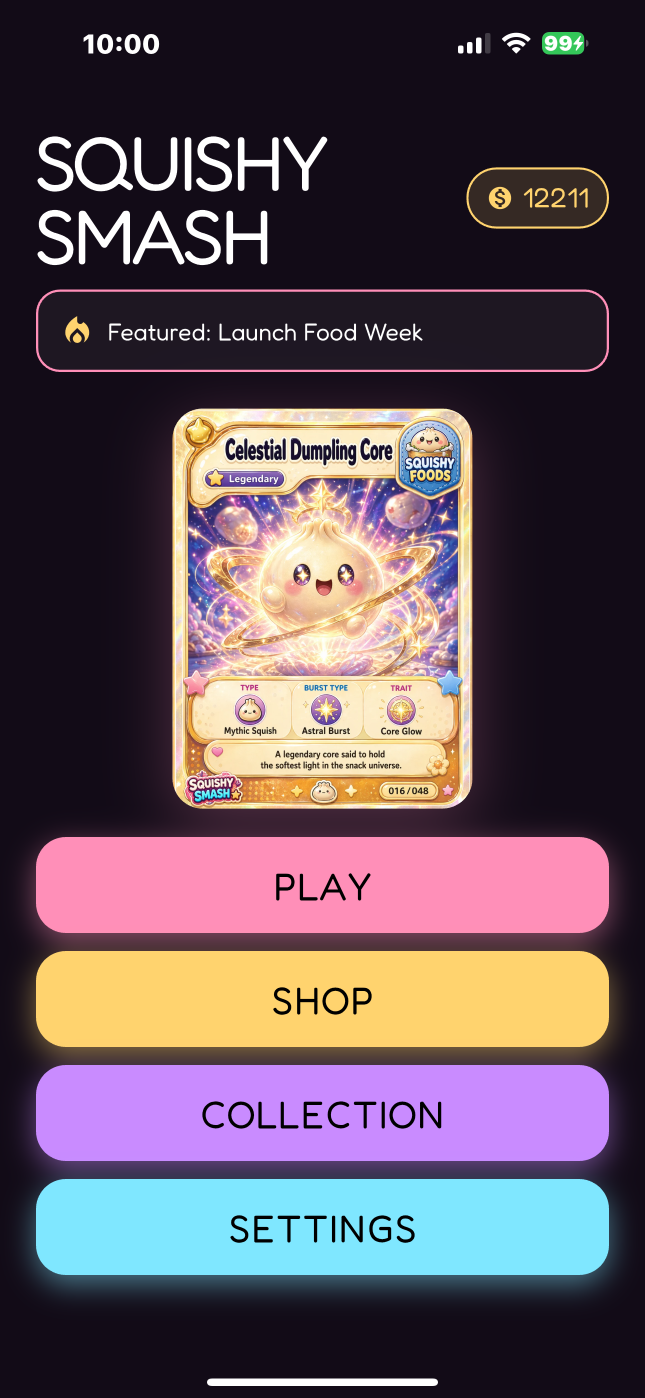
#> input picture screenshots/raw/01_menu_floating_mascot.PNG, 1290 x 2796 px (shown at 1/2 size)
$ python -i build_screenshots.py   (imports and definitions only)
#> lines starting #> are read from the running program, lines starting #| are printed output that depends on the picture
"""
Build captioned App Store screenshots from `screenshots/raw/`.

Apple's iPhone 6.7" Display spec is 1290 x 2796 portrait. Output PNGs
preserve those EXACT pixel dimensions — Apple rejects screenshots that
don't match the device-class spec.

Design (per UI-design subagent spec, redesigned 2026-04-25):

- Single dark-plum band (#1A0F22) at 240 px tall — covers iOS status
  bar plus 120 px of breathing room. Solid fill, no gradient. Behaves
  as editorial chrome across all 10 screenshots regardless of their
  background palette (so the pink no longer fights the neon shot).
- Brand bunny mark (64 x 64) at top-left of band + 12 px pink accent
  dot. The pink moves out of the band fill and into a small mark, so
  it stays in the brand system without dominating any single image.
- Caption auto-fits via binary search inside a 1010 x 160 px box,
  font range 64-110 px. Tracking -8 at >= 90 px, -4 below. Single
  line only. Cream type (#FFD36E) with a 4 px drop shadow in dark
  plum at 55% alpha for crisp separation.
- Bottom-of-band 2 px hairline rule in cream at 40% alpha replaces
  the previous heavy dark-plum bar.

Usage:
    python screenshots/build/build_screenshots.py
"""

from __future__ import annotations

import sys
from pathlib import Path

from PIL import Image, ImageDraw, ImageFont

ROOT = Path(__file__).resolve().parents[2]
RAW_DIR = ROOT / "screenshots" / "raw"
OUT_DIR = ROOT / "screenshots" / "captioned"
FONT_PATH = ROOT / "website" / "public" / "fonts" / "Fredoka.ttf"
BRAND_ICON = ROOT / "branding" / "icon" / "squishy_smash_icon_bunny_v1.png"

# ---------------------------------------------------------------------------
# Tokens (locked by UI design spec)
# ---------------------------------------------------------------------------

BAND_HEIGHT_PX = 240               # absolute, locked to status-bar geometry
BAND_FILL = (26, 15, 34)           # #1A0F22 — one shade lighter than #120B17
CREAM = (255, 211, 110)            # #FFD36E — caption text
BRAND_PINK = (255, 143, 184)       # #FF8FB8 — bunny mark + accent dot
SHADOW_RGBA = (18, 11, 23, 140)    # #120B178C — caption drop shadow
RULE_RGBA = (255, 211, 110, 102)   # #FFD36E66 — bottom hairline rule

CAPTION_FONT_MIN = 64
CAPTION_FONT_MAX = 110
CAPTION_BOX = (1010, 160)          # text box inside band
CAPTION_ORIGIN = (140, 40)         # top-left of text box (band-relative)

BUNNY_SIZE = 64
BUNNY_MARGIN_LEFT = 32
DOT_SIZE = 12
DOT_GAP = 24                       # gap between bunny right edge and dot left edge
SHADOW_OFFSET = (0, 4)
RULE_HEIGHT = 2

# ---------------------------------------------------------------------------
# Captions (slot order, by NN prefix)
# ---------------------------------------------------------------------------

CAPTIONS: dict[str, str] = {
    "01": "Tap. Squish. Collect.",
    "02": "Smash to reveal.",
    "03": "Every burst, a new world.",
    "04": "Three packs to discover.",
    "05": "Chain combos for big rewards.",
    "06": "Soft. Sweet. Satisfying.",
    "07": "A soft, sparkly world.",
    "08": "48 squishies to collect.",
    "09": "Save coins. Unlock legends.",
    "10": "No ads. No sign-up. Just play.",
}


def find_caption(filename: str) -> str | None:
    return CAPTIONS.get(filename.split("_", 1)[0])


# ---------------------------------------------------------------------------
# Typography helpers
# ---------------------------------------------------------------------------

def _tracking_for_size(size: int) -> int:
    """Per spec: -8 px tracking at >= 90 px, -4 px below."""
    return -8 if size >= 90 else -4


# [44 lines left out: functions measure_with_tracking, fit_caption_font, draw_text_with_tracking, not called in this run]


# ---------------------------------------------------------------------------
# Brand mark + accent dot
# ---------------------------------------------------------------------------

def _bunny_mark_image() -> Image.Image:
    """Load the brand bunny icon, recolor as a pink silhouette, and
    return a 64 x 64 RGBA image. Falls back to a placeholder (pink
    filled circle with two ear rectangles) if the icon is missing."""
    if BRAND_ICON.exists():
        icon = Image.open(BRAND_ICON).convert("RGBA")
        icon = icon.resize((BUNNY_SIZE, BUNNY_SIZE), Image.Resampling.LANCZOS)
        # Recolor: keep alpha, replace RGB with brand pink so the mark
        # reads as a single brand atom regardless of the original icon's
        # internal color treatment.
        silhouette = Image.new("RGBA", icon.size, BRAND_PINK + (0,))
        silhouette.putalpha(icon.getchannel("A"))
        return silhouette

    # Placeholder: filled circle + 2 rounded-rect ears
    img = Image.new("RGBA", (BUNNY_SIZE, BUNNY_SIZE), (0, 0, 0, 0))
    d = ImageDraw.Draw(img)
    # Body (circle)
    d.ellipse([(8, 16), (56, 64)], fill=BRAND_PINK + (255,))
    # Left ear
    d.rounded_rectangle([(14, 0), (28, 28)], radius=7,
                        fill=BRAND_PINK + (255,))
    # Right ear
    d.rounded_rectangle([(36, 0), (50, 28)], radius=7,
                        fill=BRAND_PINK + (255,))
    return img


def _draw_brand_mark(canvas: Image.Image) -> None:
    bunny = _bunny_mark_image()
    y = (BAND_HEIGHT_PX - BUNNY_SIZE) // 2  # vertically center in band
    canvas.alpha_composite(bunny, (BUNNY_MARGIN_LEFT, y))


# [7 lines left out: function _draw_accent_dot, not called in this run]


# ---------------------------------------------------------------------------
# Compositor
# ---------------------------------------------------------------------------

def caption_screenshot(raw_path: Path, out_path: Path) -> tuple[int, int]:
    """Composite a caption band over the top of the raw screenshot.
    Output PNG has the SAME dimensions as the input — Apple's spec.
    Returns the (width, height) for verification."""
#> called with raw_path = '../raw/01_menu_floating_mascot.PNG', out_path = 'out.png'
    base = Image.open(raw_path).convert("RGB")
#> base is the input picture: PIL image 1290x2796 RGB; mean R, G, B 98.6, 82.7, 91.8
    w, h = base.size
#> w = 1290; h = 2796

    # Work in RGBA so the drop shadow + hairline rule alpha-composite
    # cleanly. Convert back to RGB before saving so the output format
    # matches the source.
    canvas = base.convert("RGBA")

    # 1) Solid band fill
    band = Image.new("RGBA", (w, BAND_HEIGHT_PX), BAND_FILL + (255,))
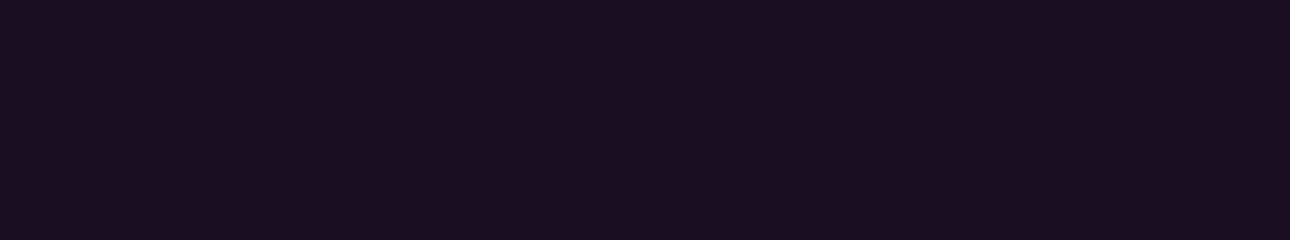
#> band: PIL image 1290x240 RGBA; mean R, G, B, A 26, 15, 34, 255
    canvas.alpha_composite(band, (0, 0))

    # 2) Brand bunny mark + accent dot
    _draw_brand_mark(canvas)
#> in _bunny_mark_image, `img = Image.new("RGBA", (BUNNY_SIZE, BUNNY_SIZE), (0, 0, 0, 0))`: img: PIL image 64x64 RGBA; every value is 0
#> in _draw_brand_mark, `bunny = _bunny_mark_image()`:
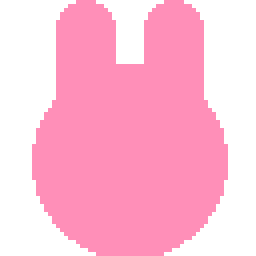
#> bunny: PIL image 64x64 RGBA (shown 4 times larger); mean R, G, B, A 149.3, 83.7, 107.7, 149.3; transparent parts drawn white

    # 3) Caption — binary-search the font size, then draw shadow + fill
#> (the run stopped early here; a loop or call above may not have finished)
